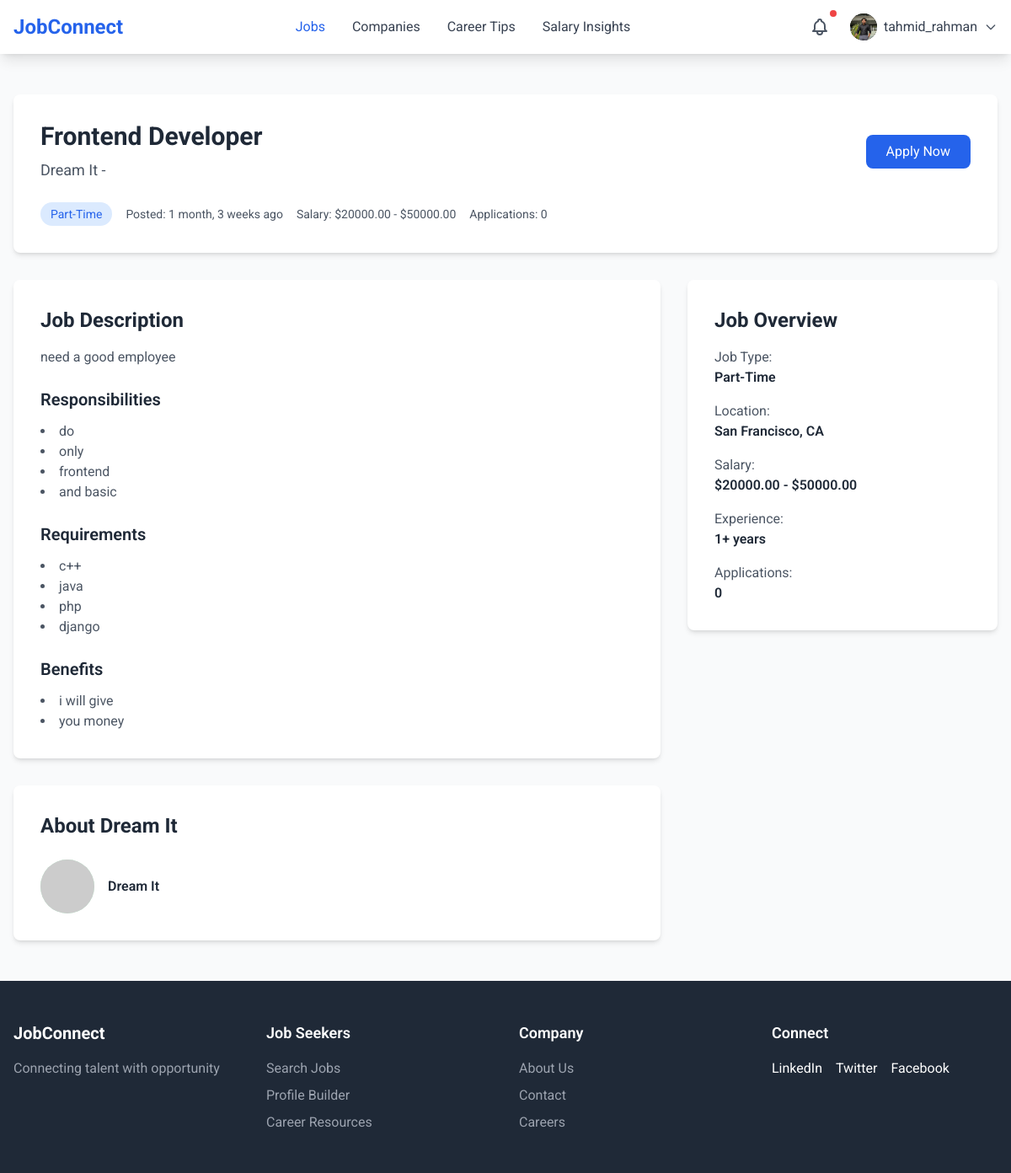
/jobseeker/jobs/5/ (signed in), run on the app's committed database.
### accounts/models.py (models this page shows, shortened)
class CustomUser(AbstractBaseUser, PermissionsMixin):
    id = models.AutoField(primary_key=True)
    name = models.CharField(max_length=100)
    username = models.CharField(max_length=100, unique=True)
    email = models.EmailField(unique=True)
    phone_no = models.CharField(max_length=15,null=True,blank=True)
    role = models.CharField(max_length=50, choices=[
        ('admin', 'Admin'),
        ('user', 'User'),
        ('employee', 'Employee'),
    ], default='user')
    status = models.CharField(max_length=50, choices=[
        ('approved','Approved'),
        ('pending', 'Pending'),
    ],default='pending')
    is_active = models.BooleanField(default=True)
    is_staff = models.BooleanField(default=False)
    objects = CustomUserManager()
    USERNAME_FIELD = 'email'
    REQUIRED_FIELDS = ['username', 'name']

### jobseeker/models.py (models this page shows, shortened)
class Profile(models.Model):
    user = models.OneToOneField(CustomUser, on_delete=models.CASCADE, related_name='profile')
    profile_id = models.AutoField(primary_key=True)
    profile_picture = models.ImageField(upload_to='profile_pics/', blank=True, null=True,default='profile_pics/profile_1.png')
    first_name = models.CharField(max_length=50, blank=True, null=True)
    last_name = models.CharField(max_length=50, blank=True, null=True)
    job_title = models.CharField(max_length=100, blank=True, null=True)
    location = models.CharField(max_length=100, blank=True, null=True)
    about_me = models.TextField( blank=True, null=True)

### employer/models.py (models this page shows, shortened)
class Job(models.Model):
    JOB_TYPE_CHOICES = [
        ('Full-Time', 'Full-Time'),
        ('Part-Time', 'Part-Time'),
        ('Contract', 'Contract'),
        ('Internship', 'Internship')
    ]
    STATUS_CHOICES = [
        ('Active', 'Active'),
        ('Draft', 'Draft'),
        ('Closed', 'Closed'),
    ]
    CATEGORY_CHOICES = [
        ('engineering', 'Engineering'),
        ('design', 'Design'),
        ('marketing', 'Marketing'),
    ]
    job_id = models.AutoField(primary_key=True)
    title = models.CharField(max_length=255)
    company = models.ForeignKey('Company', on_delete=models.CASCADE)
    location = models.CharField(max_length=255)
    job_type = models.CharField(max_length=20, choices=JOB_TYPE_CHOICES)
    posted_date = models.DateTimeField(auto_now_add=True)
    salary_min = models.DecimalField(max_digits=10, decimal_places=2)
    salary_max = models.DecimalField(max_digits=10, decimal_places=2)
    applications = models.IntegerField(default=0)
    exp_need = models.IntegerField(default=0)
    description = models.TextField()
    responsibilities = models.TextField()
    requirements = models.TextField()
    benefits = models.TextField()
    status = models.CharField(max_length=10, choices=STATUS_CHOICES, default='Draft')
    category = models.CharField(max_length=20, choices=CATEGORY_CHOICES)

class Company(models.Model):
    company_id = models.AutoField(primary_key=True)
    user = models.ForeignKey('accounts.CustomUser', on_delete=models.CASCADE)
    name = models.CharField(max_length=255)
    location = models.CharField(max_length=255)
    logo = models.URLField(null=True, blank=True)
    description = models.TextField()
    def __str__(self):
        return self.name

### jobseeker/views.py (the view)
    def wrapper(request, *args, **kwargs):
        if request.user.role != 'user':
            messages.error(request, "You are not authorized to view this page.")
            return redirect('login')
        return view_func(request, *args, **kwargs)

### jobseeker/views.py (called while the page is built)
def user_role_required(view_func):
    def wrapper(request, *args, **kwargs):
        if request.user.role != 'user':
            messages.error(request, "You are not authorized to view this page.")
            return redirect('login')
        return view_func(request, *args, **kwargs)
    return wrapper

@user_role_required
@login_required
def job_detail(request,job_id):
    job = Job.objects.get(job_id = job_id)
    application = JobApplication.objects.filter(job=job).count()
    applied =  JobApplication.objects.filter(job=job, applicant=Profile.objects.get(user=request.user)).exists()
    comp = Company.objects.get(company_id = job.company.company_id)
    res_list = job.responsibilities.split("\n")
    req_list = job.requirements.split("\n")
    ben_list = job.benefits.split("\n")
    return render(request, 'jobseeker/job_details.html',
                  {'job': job, 'comp': comp,'res_list':res_list,'req_list':req_list,
                   'ben_list':ben_list,'app_cont':application,'applied':applied})

### static/templates/jobseeker/job_details.html (shortened to what this page needs)
{% extends 'base.html' %}
{% block nav %}
{% include 'components/main_nav.html' %}
{% endblock nav %}
{% block content %}
<section class="py-12 bg-gray-50">
    <div class="max-w-7xl mx-auto px-4">
        <div class="bg-white p-8 rounded-lg shadow-md mb-8">
            <div class="flex flex-col md:flex-row justify-between items-start md:items-center mb-6">
                <div>
                    <h1 class="text-3xl font-bold text-gray-800 mb-2">{{job.title}}</h1>
                    <p class="text-lg text-gray-600">{{job.company}} - {{comp.location}}</p>
                </div>
                {% if not applied %}
                <a href="{% url 'jobseeker:apply_job' job.job_id %}"
                    class="mt-4 md:mt-0 bg-blue-600 text-white px-6 py-2 rounded-lg hover:bg-blue-700">
                    Apply Now
                </a>
                {% else %}
                <a href="{% url 'jobseeker:apply_job' job.job_id %}"
                    class="mt-4 md:mt-0 bg-green-600 text-white px-6 py-2 rounded-lg hover:bg-green-700">
                    Applied
                </a>
                {% endif %}
            </div>
            <div class="flex flex-wrap gap-4 text-sm text-gray-600 items-center">
                <span class="bg-blue-100 text-blue-600 px-3 py-1 rounded-full">{{job.job_type}}</span>
                <span>Posted: {{job.posted_date|timesince }} ago</span>
                <span>Salary: ${{job.salary_min}} - ${{job.salary_max}}</span>
                <span>Applications: {{app_cont}}</span>
            </div>
        </div>
        <div class="grid grid-cols-1 lg:grid-cols-3 gap-8">
            <div class="lg:col-span-2">
                <div class="bg-white p-8 rounded-lg shadow-md mb-8">
                    <h2 class="text-2xl font-bold text-gray-800 mb-4">Job Description</h2>
                    <p class="text-gray-600 mb-6">
                        {{job.description}}
                    </p>
                    <h3 class="text-xl font-semibold text-gray-800 mb-3">Responsibilities</h3>
                    <ul class="list-disc list-inside text-gray-600 mb-6">
                        {% for item in res_list%}
                        <li>{{ item }}</li>
                        {% endfor %}
                    </ul>
                    <h3 class="text-xl font-semibold text-gray-800 mb-3">Requirements</h3>
                    <ul class="list-disc list-inside text-gray-600 mb-6">
                        {% for item in req_list%}
                        <li>{{ item }}</li>
                        {% endfor %}
                    </ul>
                    <h3 class="text-xl font-semibold text-gray-800 mb-3">Benefits</h3>
                    <ul class="list-disc list-inside text-gray-600">
                        {% for item in ben_list%}
                        <li>{{ item }}</li>
                        {% endfor %}
                    </ul>
                </div>
                <div class="bg-white p-8 rounded-lg shadow-md">
                    <h2 class="text-2xl font-bold text-gray-800 mb-4">About {{comp.name}}</h2>
                    <div class="flex items-center space-x-4">
                        <img src="https://via.placeholder.com/100" alt="{{comp.name}}"
                            class="w-16 h-16 rounded-full bg-green-200 overflow-hidden items-center justify-center">
                        <div>
                            <a href="#" class="text-gray-800 font-semibold hover:underline">{{comp.name}}</a>
                        </div>
                    </div>
                </div>
            </div>
            <div class="lg:col-span-1">
                <div class="bg-white p-8 rounded-lg shadow-md">
                    <h2 class="text-2xl font-bold text-gray-800 mb-4">Job Overview</h2>
                    <div class="space-y-4">
                        <div>
                            <p class="text-gray-600">Job Type:</p>
                            <p class="text-gray-800 font-semibold">{{job.job_type}}</p>
                        </div>
                        <div>
                            <p class="text-gray-600">Location:</p>
                            <p class="text-gray-800 font-semibold">{{job.location}}</p>
                        </div>
                        <div>
                            <p class="text-gray-600">Salary:</p>
                            <p class="text-gray-800 font-semibold">${{job.salary_min}} - ${{job.salary_max}}</p>
                        </div>
                        <div>
                            <p class="text-gray-600">Experience:</p>
                            <p class="text-gray-800 font-semibold">{{job.exp_need}}+ years</p>
                        </div>
                        <div>
                            <p class="text-gray-600">Applications:</p>
                            <p class="text-gray-800 font-semibold">{{app_cont}}</p>
                        </div>
                    </div>
                </div>
            </div>
        </div>
    </div>
</section>
{% endblock content %}
{% block footer %}
<div class="footer-container hidden md:block">
    {% include 'components/footer.html' %}
</div>
{% endblock footer %}

### static/templates/components/main_nav.html (shortened to what this page needs)
<nav class="bg-white shadow-lg sticky top-0 z-[10]">
    <div class="max-w-7xl mx-auto px-4">
        <div class="flex justify-between items-center h-16">
            <a href="/jobseeker/jobs/" class="flex items-center">
                <span class="text-2xl font-bold text-blue-600">JobConnect</span>
            </a>
            <div class="hidden md:flex space-x-8">
                <a href="/jobseeker/jobs"
                    class="hover:text-blue-600 {% if '/jobseeker/jobs' in request.path %} text-blue-600 {% else %} text-gray-700 {% endif %} ">
                    Jobs
                </a>
                <a href="/jobseeker/company"
                    class="{% if '/jobseeker/company' in request.path %} text-blue-600 {% else %} text-gray-700 {% endif %} hover:text-blue-600">Companies</a>
                <a href="/jobseeker/tips"
                    class="{% if '/jobseeker/tips' in request.path %} text-blue-600 {% else %} text-gray-700 {% endif %} hover:text-blue-600">Career
                    Tips</a>
                <a href="/jobseeker/salaryinsight"
                    class="{% if '/jobseeker/salaryinsight' in request.path %} text-blue-600 {% else %} text-gray-700 {% endif %} hover:text-blue-600">Salary
                    Insights</a>
            </div>
            <div class="flex items-center space-x-4">
                <div class="relative">
                    <button id="notificationButton" class="p-2 text-gray-600 hover:text-blue-600 relative">
                        <span class="absolute top-0 right-0 w-2 h-2 bg-red-500 rounded-full"></span>
                    </button>
                </div>
                <div class="relative">
                    <button id="profileButton" class="flex items-center space-x-2 focus:outline-none">
                        <img src="{{ request.user.profile.profile_picture.url }}" alt="Profile"
                            class="w-8 h-8 rounded-full bg-black">
                        <span class="hidden md:block text-gray-700">{{ request.user.username }}</span>
                        <svg class="w-4 h-4 text-gray-600" fill="none" stroke="currentColor" viewBox="0 0 24 24">
                            <path stroke-linecap="round" stroke-linejoin="round" stroke-width="2" d="M19 9l-7 7-7-7" />
                        </svg>
                    </button>
                </div>
            </div>
        </div>
    </div>
</nav>

### data on the page
CustomUser: user.profile.profile_picture (picture), user.username "tahmid_rahman"
Job: title "Frontend Developer", company "Dream It", job_type "Part-Time", posted_date "1 month, 3 weeks", salary_min "20000.00", salary_max "50000.00", description "need a good employee", location "San Francisco, CA", exp_need "1"
Company: name "Dream It"

### other printed values
{{ app_cont }} "0"
{{ item }} "do" "only" "frontend" "and basic"
{{ item }} "c++" "java" "php" "django"
{{ item }} "i will give" "you money"
